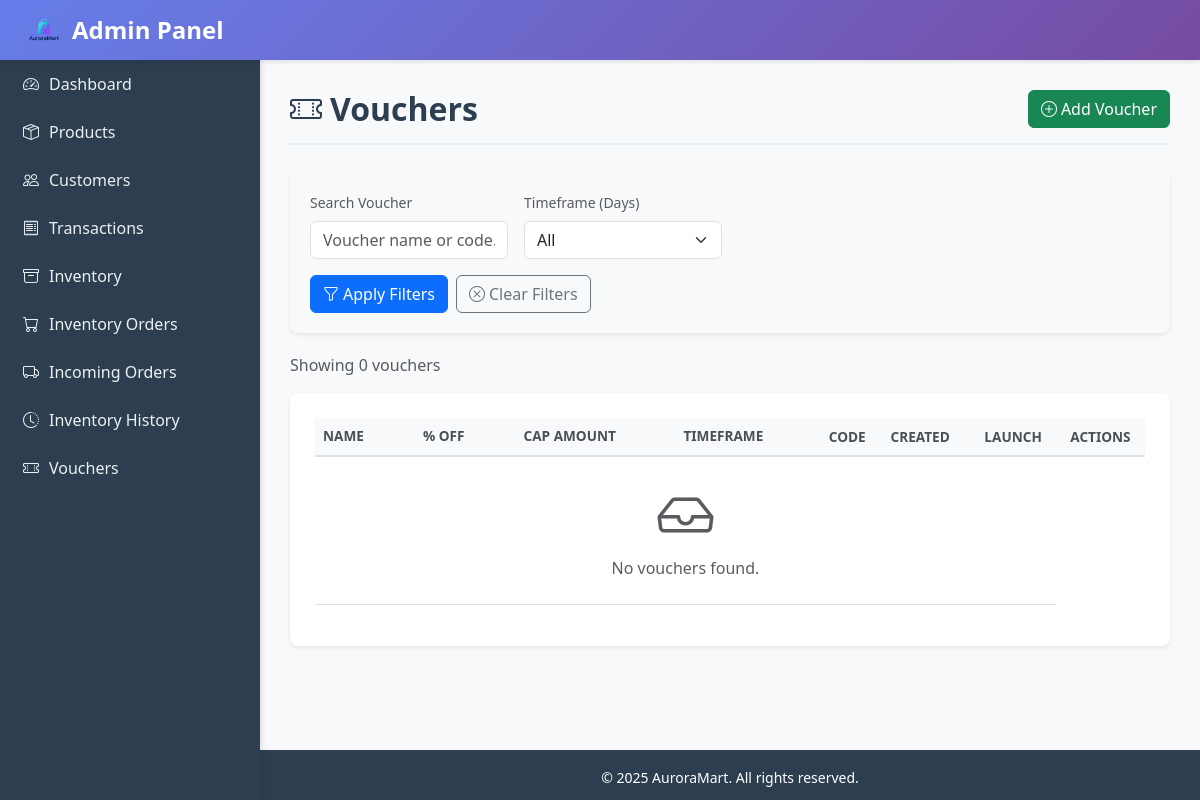
The app's page /admin_panel/vouchers/, older data.
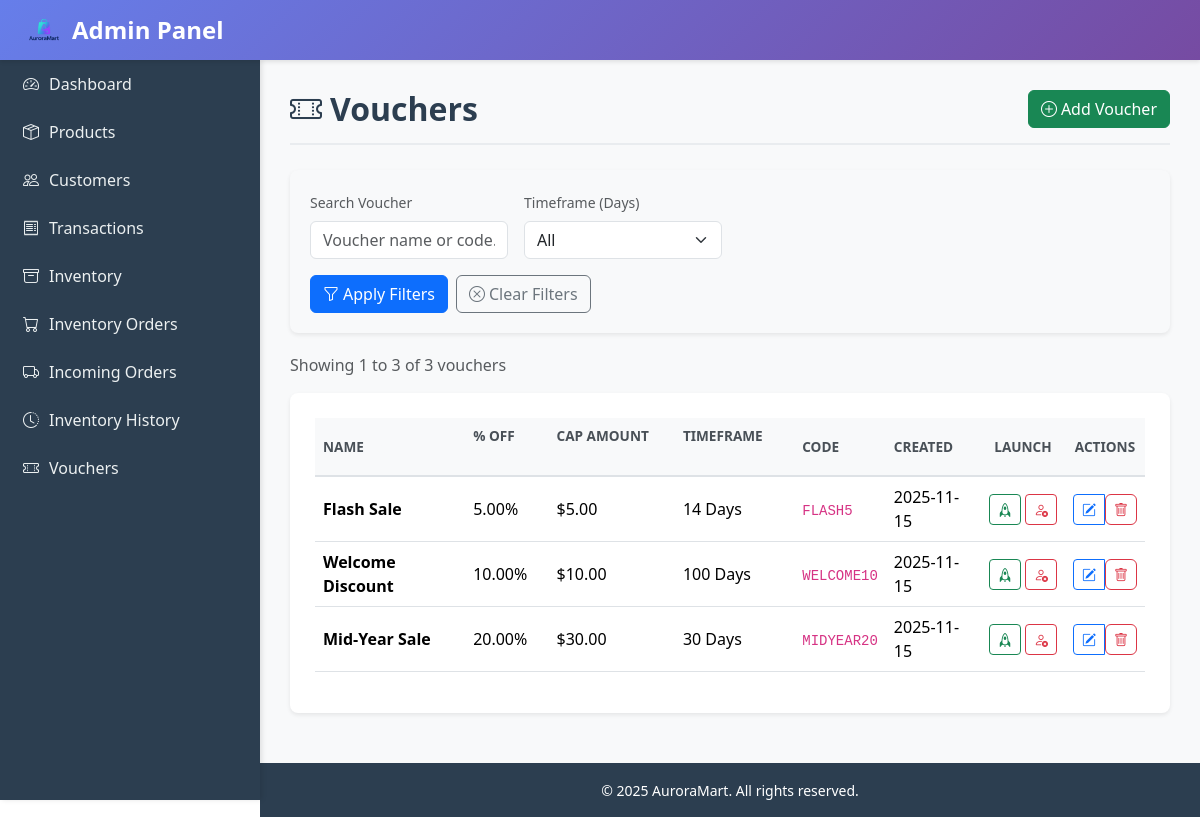
The same page, newer data.
### admin_panel/models.py (models this page shows, shortened)
class Voucher(models.Model):
    name = models.CharField(max_length=255)
    code = models.CharField(max_length=32, unique=True, default=generate_voucher_code)
    days_valid = models.PositiveIntegerField(default=30, help_text="How many days the voucher is valid from assignment")
    percent_off = models.DecimalField(max_digits=5, decimal_places=2, validators=[MinValueValidator(0), MaxValueValidator(100)])
    cap_amount = models.DecimalField(max_digits=10, decimal_places=2, default=0.00, validators=[MinValueValidator(0)])
    created_at = models.DateTimeField(auto_now_add=True)
    scheduled_auto_launch = models.BooleanField(default=False, help_text='If set, voucher will be auto-launched on the scheduled day/month each year when the management command runs.')
    scheduled_month = models.PositiveSmallIntegerField(null=True, blank=True, help_text='Month for scheduled launch (1-12)')
    scheduled_day = models.PositiveSmallIntegerField(null=True, blank=True, help_text='Day of month for scheduled launch (1-31)')
    class Meta:
        ordering = ("-created_at",)

### admin_panel/views.py (the view, shortened to what this page needs)
# urls.py: path("vouchers/", views.voucher_list, name="voucher_list"),
def voucher_list(request):
    from urllib.parse import urlencode
    vouchers = Voucher.objects.all()
    search_query = request.GET.get('q', '').strip()
    timeframe = request.GET.get('timeframe', '')  # expected values like '1','2','3','5','7','14','30','365'
    if search_query:
        vouchers = vouchers.filter(Q(name__icontains=search_query) | Q(code__icontains=search_query))
    order = request.GET.get('order', '')
    if order == 'name_asc':
        vouchers = vouchers.order_by('name')
    elif order == 'name_desc':
        vouchers = vouchers.order_by('-name')
    elif order == 'days_asc':
        vouchers = vouchers.order_by('days_valid')
    elif order == 'days_desc':
        vouchers = vouchers.order_by('-days_valid')
    elif order == 'percent_asc':
        vouchers = vouchers.order_by('percent_off')
    elif order == 'percent_desc':
        vouchers = vouchers.order_by('-percent_off')
    elif order == 'cap_asc':
        vouchers = vouchers.order_by('cap_amount')
    elif order == 'cap_desc':
        vouchers = vouchers.order_by('-cap_amount')
    else:
        vouchers = vouchers.order_by('cap_amount', 'percent_off')
    paginator = Paginator(vouchers, 20)
    page_number = request.GET.get('page')
    page_obj = paginator.get_page(page_number)
    query_params_dict = {}
    if search_query:
        query_params_dict['q'] = search_query
    if timeframe:
        query_params_dict['timeframe'] = timeframe
    if order:
        query_params_dict['order'] = order
    query_params = urlencode(query_params_dict)
    full_query_params = query_params
    context = {
        'page_obj': page_obj,
        'search_query': search_query,
        'query_params': query_params,
        'full_query_params': full_query_params,
    }
    return render(request, 'admin_panel/voucher_list.html', context)

### ecommercemodule/context_processors.py (called while the page is built)
def cart_item_count(request):
    cart = None
    if not hasattr(request, "session"):
        return {"cart_item_count": 0}
    if request.user.is_authenticated:
        profile, _ = Customer.objects.get_or_create(user=request.user)
        cart = Cart.objects.filter(customer=profile).first()
    else:
        session_key = request.session.session_key
        if not session_key:
            request.session.create()
            session_key = request.session.session_key
        cart = Cart.objects.filter(session_key=session_key).first()
    if not cart:
        return {"cart_item_count": 0}
    total = cart.items.aggregate(total=Sum("quantity"))["total"] or 0
    return {"cart_item_count": total}

### admin_panel/templates/admin_panel/voucher_list.html (shortened to what the changed rows need)
{% extends "base.html" %}
{% block content %}
<div class="page-header d-flex justify-content-between align-items-center">
    <h1><i class="bi bi-ticket-perforated me-2"></i>Vouchers</h1>
</div>
<div class="d-flex justify-content-between align-items-center mb-3">
    <div class="text-muted">
        Showing {% if page_obj %}{{ page_obj.start_index }} to {{ page_obj.end_index }} of {{ page_obj.paginator.count }}{% else %}0{% endif %} vouchers
    </div>
</div>
<div class="content-card">
    <div class="table-responsive">
        <table class="table table-hover align-middle">
            <thead class="table-dark">
                <tr>
                    <th class="align-middle">
                        Name
                        <a href="?order={% if request.GET.order == 'name_asc' %}name_desc{% else %}name_asc{% endif %}{% if query_params %}&{{ query_params }}{% endif %}" class="btn btn-sm btn-outline-light ms-1 py-0 px-1" style="font-size:0.7rem;">
                            <i class="bi bi-arrow-down-up"></i>
                        </a>
                    </th>
                    <th class="align-middle">
                        % Off
                        <a href="?order={% if request.GET.order == 'percent_asc' %}percent_desc{% else %}percent_asc{% endif %}{% if query_params %}&{{ query_params }}{% endif %}" class="btn btn-sm btn-outline-light ms-1 py-0 px-1" style="font-size:0.7rem;">
                            <i class="bi bi-sort-numeric-down"></i>
                        </a>
                    </th>
                    <th class="align-middle">
                        Cap Amount
                        <a href="?order={% if request.GET.order == 'cap_asc' %}cap_desc{% else %}cap_asc{% endif %}{% if query_params %}&{{ query_params }}{% endif %}" class="btn btn-sm btn-outline-light ms-1 py-0 px-1" style="font-size:0.7rem;">
                            <i class="bi bi-sort-numeric-down"></i>
                        </a>
                    </th>
                    <th class="align-middle">
                        Timeframe
                        <a href="?order={% if request.GET.order == 'days_asc' %}days_desc{% else %}days_asc{% endif %}{% if query_params %}&{{ query_params }}{% endif %}" class="btn btn-sm btn-outline-light ms-1 py-0 px-1" style="font-size:0.7rem;">
                            <i class="bi bi-sort-numeric-down"></i>
                        </a>
                    </th>
                    <th class="align-middle">Code</th>
                    <th class="align-middle">Created</th>
                    <th class="text-center align-middle">Launch</th>
                    <th class="text-center align-middle">Actions</th>
                </tr>
            </thead>
            <tbody>
                {% for v in page_obj %}
                <tr>
                    <td><strong>{{ v.name }}</strong></td>
                    <td>{{ v.percent_off }}%</td>
                    <td>${{ v.cap_amount }}</td>
                    <td>{{ v.days_valid }} Days</td>
                    <td><code>{{ v.code }}</code></td>
                    <td>{{ v.created_at|date:"Y-m-d" }}</td>
                    <td class="text-center">
                        <div class="d-flex justify-content-center gap-1">
                            <form method="post" action="{% url 'admin_panel:voucher_launch' v.pk %}?{{ full_query_params }}" style="display:inline;">
                                <button type="submit" class="btn btn-outline-success btn-sm" title="Launch" onclick="return confirm('Send voucher {{ v.code }} to all user accounts? This will create a new assignment for each customer.');">
                                    <i class="bi bi-rocket"></i>
                                </button>
                            </form>
                            <form method="post" action="{% url 'admin_panel:voucher_deactivate' v.pk %}?{{ full_query_params }}" style="display:inline;">
                                <button type="submit" class="btn btn-outline-danger btn-sm" title="Deactivate" onclick="return confirm('Retract voucher {{ v.code }} from all user accounts? This will remove all assignments of this voucher.');">
                                    <i class="bi bi-person-x"></i>
                                </button>
                            </form>
                        </div>
                    </td>
                    <td class="text-center">
                        <div class="btn-group btn-group-sm" role="group">
                            <a href="{% url 'admin_panel:voucher_edit' v.pk %}?{{ full_query_params }}" class="btn btn-outline-primary" title="Edit">
                                <i class="bi bi-pencil-square"></i>
                            </a>
                            <form method="post" action="{% url 'admin_panel:voucher_delete' v.pk %}" style="display:inline;">
                                <button type="submit" class="btn btn-outline-danger" title="Delete" onclick="return confirm('Are you sure you want to delete {{ v.name }}?');">
                                    <i class="bi bi-trash"></i>
                                </button>
                            </form>
                        </div>
                    </td>
                </tr>
                {% empty %}
                <tr>
                    <td colspan="7" class="text-center text-muted py-4">
                        <i class="bi bi-inbox display-4 d-block mb-2"></i>
                        No vouchers found.
                    </td>
                </tr>
                {% endfor %}
            </tbody>
        </table>
    </div>
</div>
{% endblock %}

Row changes from the older to the newer data that the page shows:
added Voucher: name "Flash Sale", percent_off "5.00", cap_amount "5.00", days_valid "14", code "FLASH5", created_at "2025-11-15"
added Voucher: name "Welcome Discount", percent_off "10.00", cap_amount "10.00", days_valid "100", code "WELCOME10", created_at "2025-11-15"
added Voucher: name "Mid-Year Sale", percent_off "20.00", cap_amount "30.00", days_valid "30", code "MIDYEAR20", created_at "2025-11-15"
Text that changed along with them:
{{ page_obj.start_index }}: (not shown) → "1"
{{ page_obj.end_index }}: (not shown) → "3"
{{ page_obj.paginator.count }}: (not shown) → "3"
text no longer shown: "0 No vouchers found."
text now shown: "to of"
